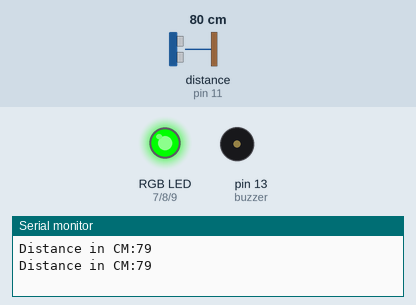
This sketch was run on a simulated Arduino Uno, built with avr-gcc and run on an emulated ATmega328P. Parts: an RGB LED mixed from three pins (HIGH = lit), buzzer (waves = sounding), the last lines printed to the serial monitor. Wiring (inferred from the names in the program): ultrasonic range finder: trigger pin 12; echo pin 11. The inputs (shaded band) are chosen by the test bench; at power-on: distance to the obstacle (sensor on pin 11) 80 cm. The echo pulse lasts 58.3 µs per cm; pins used as bus, display or sensor lines are not drawn.

Above: at 3.0 s.
3.1 s: distance to the obstacle (sensor on pin 11) set to 30 cm
5.9 s: distance to the obstacle (sensor on pin 11) set to 23 cm
At 6.8 s:
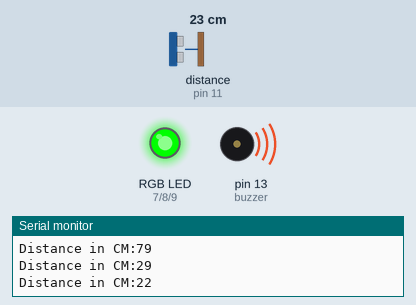
At 8.2 s:
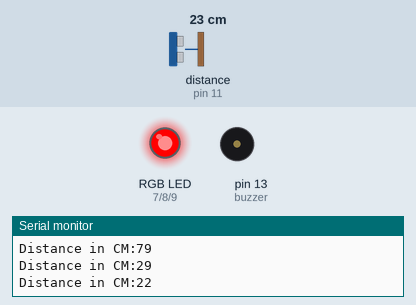
Timing chart, 0 to 18.1 s (numbered marks = the images above; inputs shaded):
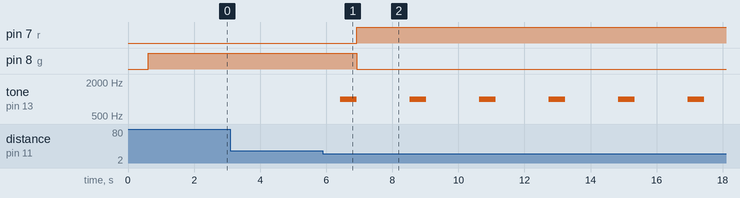

The sketch:

Code003.ino
```cpp
/*this code explains the working of trash can with RGB LED , buzzer and distance sensor
 * distance sensor measures height, if trash can is near full, Red light glows and buzzer beeps.
 * Here we use Red and Green light alone in RGB.
 * Uses Distance sensor, RGB LED , buzzer*/

#define trigPin 12
#define echoPin 11
int buzzer = 13;

int r = 7;
int g = 8;
int b = 9;

void setup() {
  Serial.begin (9600);
  pinMode(trigPin, OUTPUT);
  pinMode(echoPin, INPUT);
  pinMode(buzzer, OUTPUT);
  pinMode(r, OUTPUT);
  pinMode(g, OUTPUT);
  pinMode(b, OUTPUT);
}

void loop() {
  delay(100);
  int timetaken, dist;
  digitalWrite(trigPin, HIGH);
  delayMicroseconds(1000);
  digitalWrite(trigPin, LOW);
  timetaken = pulseIn(echoPin, HIGH);
  dist = (timetaken / 2) * 0.034049 ;
  Serial.print("Distance in CM:");
  Serial.println(dist);
  if (dist > 0 && dist < 26) //Change the distance range value here
  {
    tone(buzzer, 1000, 500);
    delay(500);
    blinkred();
  }
  else  {
    digitalWrite(buzzer, LOW);
    delay(500);
    blinkgreen();
  }
  delay(500);
}
void blinkred() {

  digitalWrite(r, HIGH);    // turn the LED ON
  digitalWrite(g, LOW);
  digitalWrite(b, LOW);
  delay(1000);
}

void blinkgreen() {

  digitalWrite(r, LOW);    // turn the LED ON
  digitalWrite(g, HIGH);
  digitalWrite(b, LOW);
  delay(1000);
}
```

Measured:
- the behaviour switches between 27 and 26 cm on distance to the obstacle (sensor on pin 11) (found by bisection; images 0 and 1)
- after the input at 5.9 s, pin 7 (r): LOW → HIGH after 1.0 s; pin 8 (g): HIGH → LOW after 1.0 s; tone on pin 13 (buzzer): alternates 1000 Hz for 0.50 s and silent for 1.6 s, starting after 0.52 s
